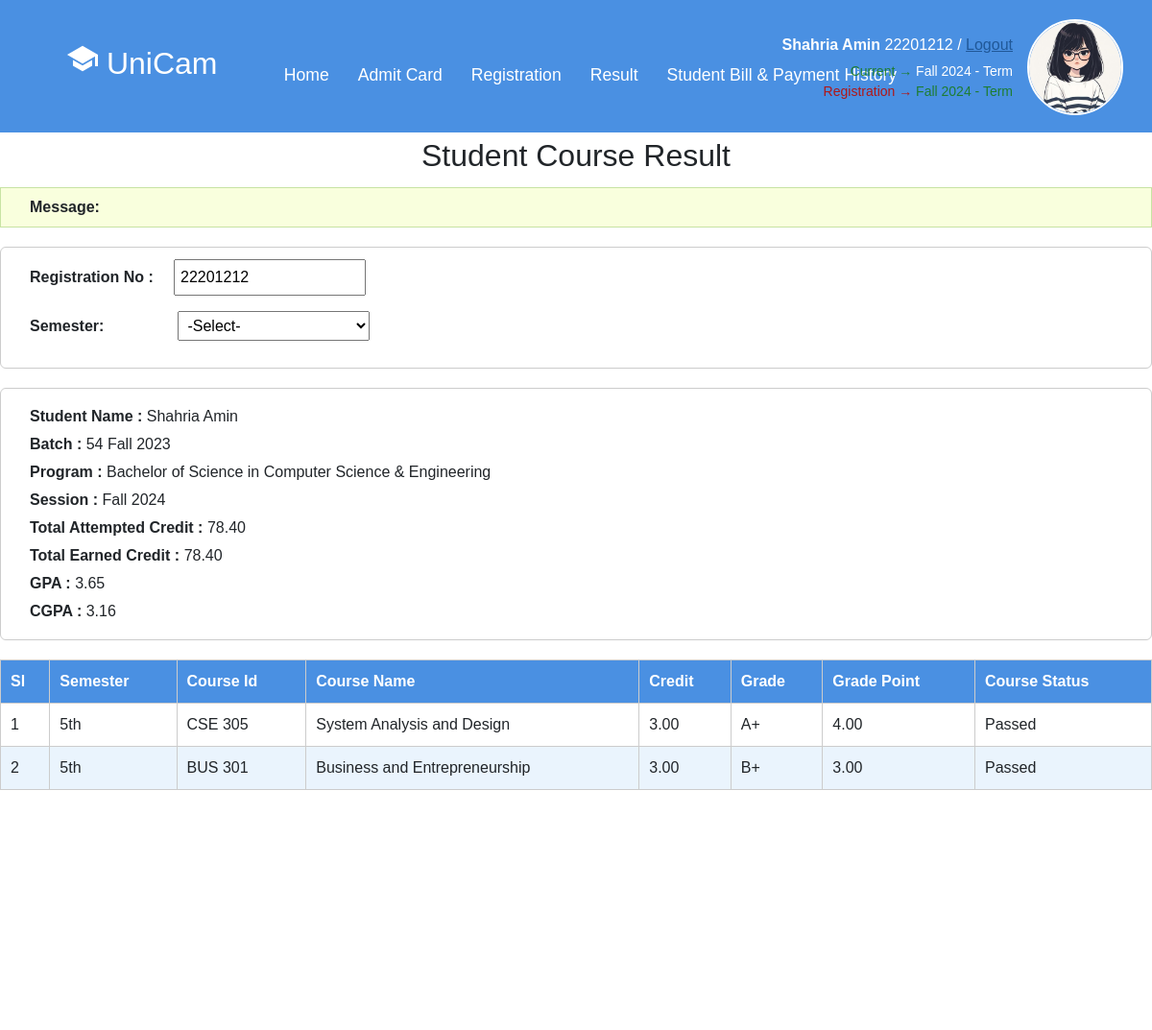
Page /result/22201212/ (upper part) on the earlier database version.
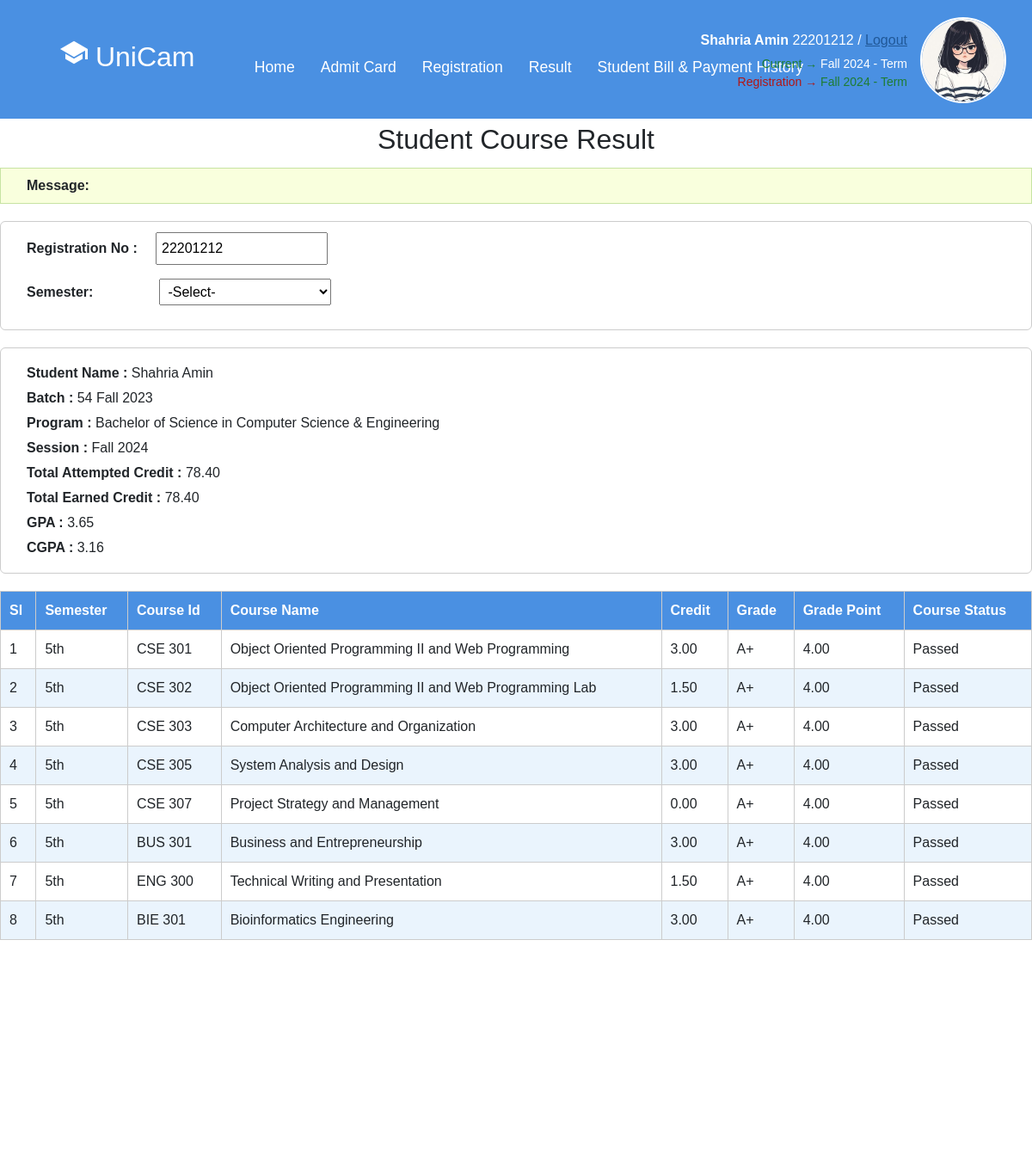
Same page on the later database version.
### app1/models.py (models this page shows, shortened)
class StudentInfo(models.Model):
    sroll = models.ForeignKey(Student, on_delete=models.CASCADE)
    sname = models.CharField(max_length=100)
    fathername = models.CharField(max_length=100)
    mothername = models.CharField(max_length=100)
    program = models.CharField(max_length=100)
    gender = models.CharField(max_length=100)
    phone = models.CharField(max_length=100)
    guardianphone = models.CharField(max_length=100)
    session = models.CharField(max_length=100)
    nationality = models.CharField(max_length=100)
    dob = models.CharField(max_length=100)
    email = models.EmailField()
    pic = models.ImageField(upload_to='student_pics/', null=True, blank=True)

class Student(models.Model):
    id = models.CharField(primary_key=True, max_length=100)
    def __str__(self):
        return self.id

class TotalResult(models.Model):
    r_id = models.ForeignKey(Student, on_delete=models.CASCADE)
    batch = models.CharField(max_length=20, null=True, blank=True)
    total_att_credit = models.DecimalField(max_digits=8, decimal_places=2, null=True, blank=True)
    total_earn_credit = models.DecimalField(max_digits=8, decimal_places=2, null=True, blank=True)
    gpa = models.CharField(max_length=20, null=True, blank=True)
    cgpa = models.CharField(max_length=20, null=True, blank=True)

class Result(models.Model):
    mainid = models.ForeignKey(Student, on_delete=models.CASCADE)
    s_code = models.ForeignKey(CourseRegister, on_delete=models.CASCADE, related_name='results_by_code')
    s_title = models.ForeignKey(CourseRegister, on_delete=models.CASCADE, related_name='results_by_title')
    grade = models.CharField(max_length=10, null=True, blank=True)
    grade_point = models.CharField(max_length=10, null=True, blank=True)
    cur_status = models.CharField(max_length=10, null=True, blank=True)

class CourseRegister(models.Model):
    studentid = models.ForeignKey(Student, on_delete=models.CASCADE)
    code = models.CharField(max_length=10, null=True, blank=True)
    title = models.CharField(max_length=100, null=True, blank=True)
    credits = models.DecimalField(max_digits=4, decimal_places=2, null=True, blank=True)
    semester = models.CharField(max_length=10, null=True, blank=True)
    type = models.CharField(max_length=10, null=True, blank=True)
    section = models.CharField(
        max_length=20,
        choices=[('Remove', 'Remove'), ('Add', 'Add')]
    )
    section_name_time = models.CharField(max_length=100, blank=True, null=True)

### app1/views.py (the view)
# urls.py: path('result/<str:id>/', views.ResultPage, name='result'),
def ResultPage(request, id):
    student = get_object_or_404(Student, pk=id)
    infos = StudentInfo.objects.filter(sroll=student)
    admitcards = FinalAdmitCard.objects.filter(fid=student)
    registers = CourseRegister.objects.filter(studentid=student)
    results = Result.objects.filter(mainid=student)
    tresults = TotalResult.objects.filter(r_id=student)
    context = {
        'student': student,
        'infos': infos,
        'admitcards': admitcards,
        'registers': registers,
        'results': results,
        'tresults': tresults,
    }
    return render (request,'result.html',context=context)

### templates/result.html (shortened to what this page needs)
{% extends "base.html" %}
{% block content %}
<div class="content">
  <h2 style="padding: 5px 30px; text-align: center;">Student Course Result</h2>
  <div class="message-box">
    <strong>Message:</strong>
  </div>
  <div class="form-section">
    {% for info in infos %}
      <p><label>Registration No :</label><input type="text" value="{{ info.sroll }}" readonly></p>
    {% endfor %}
    <p>
      <label>Semester:</label>
      <select id="semesterDropdown" onchange="checkMatch()">
        <option value="">-Select-</option>
      </select>
    </p>
  </div>
  <div class="student-info">
    {% for info in infos %}
      <p><strong>Student Name :</strong> {{ info.sname }}</p>
    {% endfor %}
    {% for results in tresults %}
      <p><strong>Batch :</strong> {{ results.batch }}</p>
    {% endfor %}
    {% for info in infos %}
      <p><strong>Program :</strong> {{ info.program }}</p>
      <p><strong>Session :</strong> <span id="session">{{ info.session }}</span></p>
    {% endfor %}
    {% for results in tresults %}
      <p><strong>Total Attempted Credit :</strong> {{ results.total_att_credit }}</p>
      <p><strong>Total Earned Credit :</strong> {{ results.total_earn_credit }}</p>
      <p><strong>GPA :</strong> {{ results.gpa }}</p>
      <p><strong>CGPA :</strong> {{ results.cgpa }}</p>
    {% endfor %}
  </div>
  <table id="resultTable">
    <thead>
      <tr>
        <th>Sl</th>
        <th>Semester</th>
        <th>Course Id</th>
        <th>Course Name</th>
        <th>Credit</th>
        <th>Grade</th>
        <th>Grade Point</th>
        <th>Course Status</th>
      </tr>
    </thead>
    <tbody id="resultBody">
      {% for result in results %}
      <tr class="resultRow">
        <td>{{ forloop.counter }}</td>
        <td>{{ result.s_code.semester }}</td>
        <td>{{ result.s_code.code }}</td>
        <td>{{ result.s_code.title }}</td>
        <td>{{ result.s_code.credits }}</td>
        <td>{{ result.grade }}</td>
        <td>{{ result.grade_point }}</td>
        <td>{{ result.cur_status }}</td>
      </tr>
      {% endfor %}
    </tbody>
  </table>
</div>
{% endblock %}

### templates/base.html (shortened to what this page needs)
{% load static %}
<!DOCTYPE html>
<html lang="en">
<head>
  <link href="https://cdn.jsdelivr.net/npm/bootstrap@5.3.3/dist/css/bootstrap.min.css" rel="stylesheet"
>
  <link rel="stylesheet" href="https://cdn.jsdelivr.net/npm/bootstrap-icons@1.10.5/font/bootstrap-icons.css">
</head>
<body>
<header class="header">
  <div class="logo-title">
    <h2 class="logo"><ion-icon name="school-sharp"></ion-icon> UniCam</h2>
  </div>
  <nav class="navigation">
        <a href="{% url 'home' %}" class="active">Home</a>
          {% for info in infos %}
              <a href="{% url 'admitcard_page' info.sroll.pk %}">Admit Card</a>
          {% endfor %}
          {% for info in infos %}
            <a href="{% url 'register_courses' info.sroll.pk %}">Registration</a>
          {% endfor %}
        {% for info in infos %}
        <a href="{% url 'result' info.sroll.pk %}">Result</a>
        {% endfor %}
        {% for info in infos %}
        <a href="{% url 'payment' info.sroll.pk %}">Student Bill & Payment History</a>
        {% endfor %}
  </nav>
  <div class="user-panel" style="display: flex; align-items: center;">
    <div class="user-info">
      {% for info in infos %}
      <p><strong>{{ info.sname }}</strong> {{info.sroll}} /
        <a href="{% url 'logout' %}" style="color: #205898;">Logout</a>
      </p>
      <p class="status">
        <span class="green">Current →</span> Fall 2024 - Term<br />
        <span class="red">Registration →</span>
        <span class="green">{{info.session}} - Term</span>{% endfor %}
      </p>
    </div>
    {% for info in infos %}
      {% if info.pic %}
        <img src="{{ info.pic.url }}" alt="Student Picture"
             style="height: 100px; width: 100px;" />
      {% endif %}
    {% endfor %}
  </div>
</header>
{% block content %}
{% endblock content %}
</div><br><br><br><br><br><br><br><br><br><br><br><br><br><br><br>
</body>
</html>

Differences in the rows shown:
removed Result: s_code.semester "5th", s_code.code "BUS 301", s_code "Business and Entrepreneurship", s_code.credits "3.00", grade "B+", grade_point "3.00", cur_status "Passed"
added Result: s_code.semester "5th", s_code.code "CSE 301", s_code "Object Oriented Programming II and Web Programming", s_code.credits "3.00", grade "A+", grade_point "4.00", cur_status "Passed"
added Result: s_code.semester "5th", s_code.code "CSE 302", s_code "Object Oriented Programming II and Web Programming Lab", s_code.credits "1.50", grade "A+", grade_point "4.00", cur_status "Passed"
added Result: s_code.semester "5th", s_code.code "CSE 303", s_code "Computer Architecture and Organization", s_code.credits "3.00", grade "A+", grade_point "4.00", cur_status "Passed"
added Result: s_code.semester "5th", s_code.code "CSE 307", s_code "Project Strategy and Management", s_code.credits "0.00", grade "A+", grade_point "4.00", cur_status "Passed"
added Result: s_code.semester "5th", s_code.code "BUS 301", s_code "Business and Entrepreneurship", s_code.credits "3.00", grade "A+", grade_point "4.00", cur_status "Passed"
added Result: s_code.semester "5th", s_code.code "ENG 300", s_code "Technical Writing and Presentation", s_code.credits "1.50", grade "A+", grade_point "4.00", cur_status "Passed"
added Result: s_code.semester "5th", s_code.code "BIE 301", s_code "Bioinformatics Engineering", s_code.credits "3.00", grade "A+", grade_point "4.00", cur_status "Passed"
